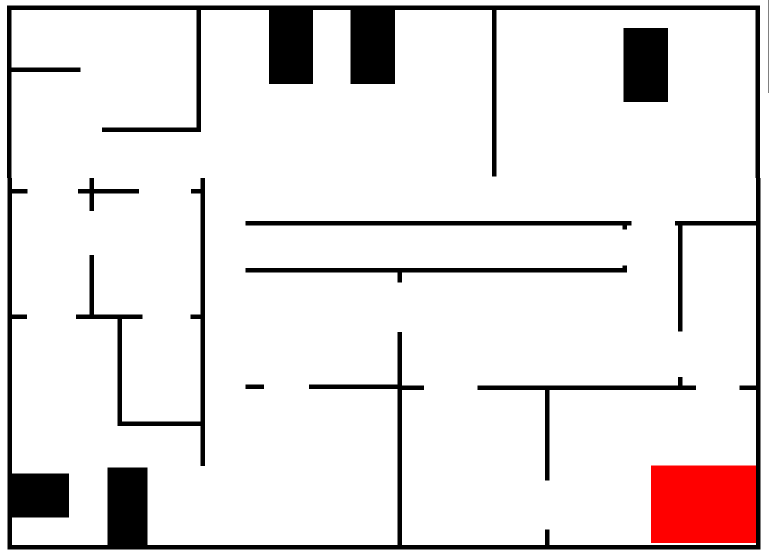
#> input picture map_data/A_map_mini_eval.png, 1540 x 1115 px, given in place of A_out.png.png, which was not available (shown at 1/2 size)
$ python A_fast_image_to_map.py
#> lines starting #> are read from the running program, lines starting #| are printed output that depends on the picture; after the words box and inside, x2 and y2 are one past the last pixel; in counts of white or black regions, pixels touching at a corner belong together; pictures that were not available may be replaced by others from this repository, and a replacement may not be noted
#> the answer given: out.png
#> further down, img is the input picture: shape (1115, 1540, 3); mean B, G, R 226.4, 226.4, 231.3
"""
This file is a modified copy of swarm rescue original code image_to_map.py
This file runs the ImageToMap.launch() code on a map provided in map_data folder
and imports the generated code to a new map
"""

import random

import cv2
import numpy as np

import shutil


class ImageToMap:
    def __init__(self, image_source: cv2.Mat, auto_resized: bool = True):
#> called with auto_resized = False
        self._img_src = image_source
        # cv2.imshow("image_source", self._img_src)
        # cv2.waitKey(0)

        img_hsv = cv2.cvtColor(self._img_src, cv2.COLOR_BGR2HSV)
#> img_hsv: shape (1115, 1540, 3); mean H, S, V 0, 4.8, 231.3
        # lower bound and upper bound for all color except black
        lower_bound = (0, 0, 100)
        upper_bound = (180, 255, 255)
        # find the colors within the boundaries
        mask_walls = cv2.inRange(img_hsv, lower_bound, upper_bound)
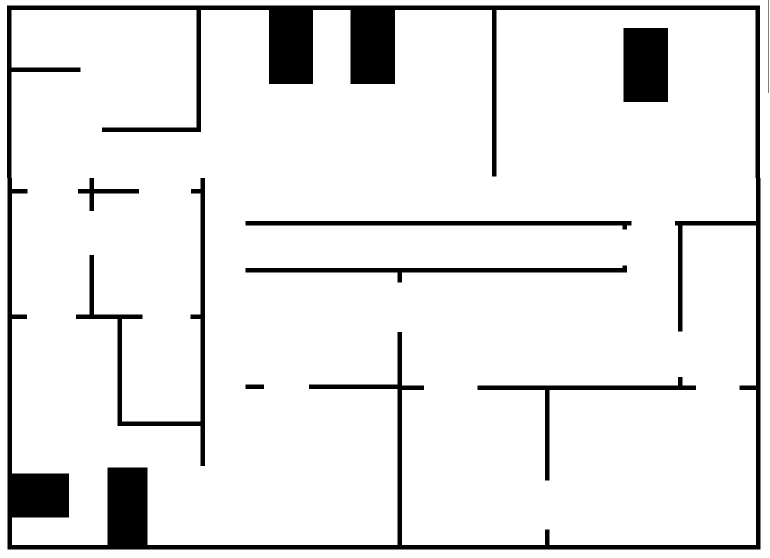
#> mask_walls: shape (1115, 1540) (shown at 1/2 size); 90.7% white; 9 black regions, largest, box (x1, y1, x2, y2) and area: (14, 11, 1521, 1099) 113446, (1247, 56, 1336, 204) 13172, (152, 356, 410, 932) 11142
        self._img_src_walls = cv2.bitwise_not(mask_walls)
        # cv2.imshow("mask_walls", self._img_src_bw)
        # cv2.waitKey(0)

        self._auto_resized = auto_resized

        self.height_map = 750
        self.width_map = 0
        self.factor = 1.0

        self.lines = []
        self.boxes = []

        # added
        self.wounded_persons_pos_text = ""
        self.txt_rescue1 = ""
        self.txt_rescue2 = ""

    def launch(self):
        self.compute_dim()
        self.img_to_segments()
        self.img_to_boxes()
        self.write_lines_and_boxes()
        self.detect_people()
        self.detect_rescue_center()

    def detect_people(self):
        # convert to hsv colorspace
        img_hsv = cv2.cvtColor(self._img_src, cv2.COLOR_BGR2HSV)

        # lower bound and upper bound for Green color
        lower_bound = (22, 93, 0)
        upper_bound = (45, 255, 255)
        # find the colors within the boundaries
        mask_people = cv2.inRange(img_hsv, lower_bound, upper_bound)

        # define kernel size
        kernel = np.ones((7, 7), np.uint8)

        # Remove unnecessary noise from mask
        mask_people = cv2.morphologyEx(mask_people, cv2.MORPH_CLOSE, kernel)
        mask_people = cv2.morphologyEx(mask_people, cv2.MORPH_OPEN, kernel)

        # Setup SimpleBlobDetector parameters.
        params = cv2.SimpleBlobDetector_Params()
        # Change thresholds
        params.filterByArea = True
        params.maxArea = 2000
        # Convexity = Area of the Blob / Area of its convex hull (max = 1 for convex shape)
        params.filterByConvexity = True
        params.minConvexity = 0.75
        # Circularity = 4 pi * Area / (perimeter)²  (max = 1 for circle)
        params.filterByCircularity = True
        params.minCircularity = 0.75

        # Set up the detector with default parameters.
        detector = cv2.SimpleBlobDetector_create(params)

        scaled_mask_people = 255 - (mask_people.astype(np.float32) * 255 / np.max(mask_people)).astype(np.uint8)
        # Detect blobs.
        keypoints = detector.detect(scaled_mask_people)

        # print("Code to add in map_xxx.py:")
        txt_people_position = "["  # modified from original swarm rescue code
        for i, keyPoint in enumerate(keypoints):
            x = self.factor * keyPoint.pt[0] - self.width_map / 2
            y = self.height_map / 2 - self.factor * keyPoint.pt[1]
            txt_people_position += "({0:.0f},{1:.0f})".format(x, y)
            if i < len(keypoints) - 1:
                txt_people_position += ", "
        txt_people_position += "]"
        # print(txt_people_position)
        self.wounded_persons_pos_text = txt_people_position

        # # Draw detected blobs as red circles.
        # # cv2.DRAW_MATCHES_FLAGS_DRAW_RICH_KEYPOINTS ensures the size of the circle corresponds to the size of blob
        # mask_people_rbg = cv2.cvtColor(mask_people, cv2.COLOR_GRAY2RGB)
        # im_with_keypoints = cv2.drawKeypoints(mask_people_rbg, keypoints, np.array([]), (0, 0, 255),
        #                                       cv2.DRAW_MATCHES_FLAGS_DRAW_RICH_KEYPOINTS)

        # Show keypoints
        # cv2.imshow("Keypoints", im_with_keypoints)
        # cv2.waitKey(0)

    def detect_rescue_center(self):
        # convert to hsv colorspace
        img_hsv = cv2.cvtColor(self._img_src, cv2.COLOR_BGR2HSV)

        # lower boundary RED color range values; Hue (0 - 10)
        lower1 = np.array([0, 100, 20])
        upper1 = np.array([10, 255, 255])

        # upper boundary RED color range values; Hue (160 - 180)
        lower2 = np.array([160, 100, 20])
        upper2 = np.array([179, 255, 255])

        lower_mask = cv2.inRange(img_hsv, lower1, upper1)
        upper_mask = cv2.inRange(img_hsv, lower2, upper2)

        mask_rescue_center = lower_mask + upper_mask

        # define kernel size
        kernel = np.ones((7, 7), np.uint8)

        # Remove unnecessary noise from mask
        mask_rescue_center = cv2.morphologyEx(mask_rescue_center, cv2.MORPH_CLOSE, kernel)
        mask_rescue_center = cv2.morphologyEx(mask_rescue_center, cv2.MORPH_OPEN, kernel)

        # find the contours
        contours, _ = cv2.findContours(mask_rescue_center, cv2.RETR_TREE, cv2.CHAIN_APPROX_SIMPLE)

        # take the first contour
        cnt = contours[0]

        # compute the bounding rectangle of the contour
        x_rec, y_rec, w_rec, h_rec = cv2.boundingRect(cnt)
        # [7 lines of commented-out code are left out]
        mask_rescue_center_rbg = cv2.cvtColor(mask_rescue_center, cv2.COLOR_GRAY2RGB)
        mask_rescue_center_rbg = cv2.drawContours(mask_rescue_center_rbg, [cnt], 0, (0, 255, 255), 2)

        # draw the bounding rectangle
        mask_rescue_center_rbg = cv2.rectangle(mask_rescue_center_rbg, (x_rec, y_rec), (x_rec + w_rec, y_rec + h_rec),
                                               (0, 255, 0), 2)

        # [8 lines of commented-out code are left out]
        x_rec *= self.factor
        y_rec *= self.factor
        h_rec *= self.factor
        w_rec *= self.factor
        x = x_rec + w_rec * 0.5 - self.width_map * 0.5
        y = self.height_map * 0.5 - (y_rec + h_rec * 0.5)
        self.txt_rescue1 = "        self._rescue_center = RescueCenter(size=({0:.0f},{1:.0f}))".format(w_rec, h_rec)  # modified from original swarm rescue code
        self.txt_rescue2 = "        self._rescue_center_pos = (({0:.0f},{1:.0f}), 0)".format(x, y)  # modified from original swarm rescue code
        # print(self.txt_rescue1)
        # print(self.txt_rescue2)

    def compute_dim(self):
        self.height_map = 750

        print("original dim map : ({}, {})".format(self._img_src_walls.shape[1], self._img_src_walls.shape[0]))
#| original dim map : (1540, 1115)
        print("auto_resized = {}".format(self._auto_resized))

        self.factor = self.height_map / self._img_src_walls.shape[0]
        if not self._auto_resized:
            self.factor = 1.0
            self.height_map = self._img_src_walls.shape[0]
        self.width_map = int(round(self.factor * self._img_src_walls.shape[1]))
        print("Used dim map : ({}, {}) with factor {}".format(self.width_map, self.height_map, self.factor))
#| Used dim map : (1540, 1115) with factor 1.0

        # print("Code to add in map_xxx.py:")
        # print("\tself._size_area = ({0:.0f},{1:.0f})".format(self.width_map, self.height_map))

    def img_to_segments(self):
        fld = cv2.ximgproc.createFastLineDetector(canny_aperture_size=7, do_merge=True)
        size_kernel = 9
        kernel = np.ones((size_kernel, size_kernel), np.uint8)
        img_erode = cv2.erode(self._img_src_walls, kernel, iterations=1)
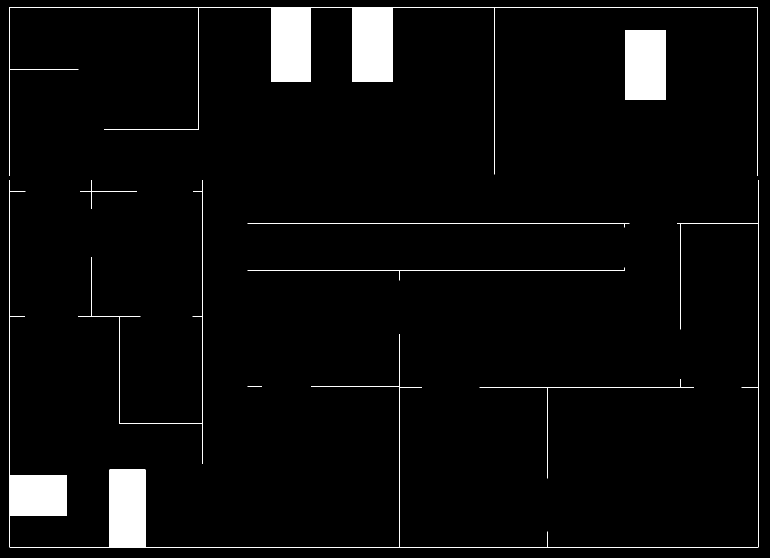
#> img_erode: shape (1115, 1540) (shown at 1/2 size); 3.9% white; 9 white regions, largest, box (x1, y1, x2, y2) and area: (18, 15, 1516, 352) 26902, (19, 360, 1517, 1095) 24392, (1251, 60, 1332, 200) 11340
        # cv2.imshow("img_erode", img_erode)

        self.lines = fld.detect(img_erode)
#> self.lines = 84 rows, first 6: [1516, 14.01, 19, 14.01], [21, 16, 541, 16.02], [621, 163, 621.1, 16], [623, 16, 704, 16], [785, 163, 785.1, 16], [787, 16.01, 1514, 16]
        result_img = fld.drawSegments(self._img_src_walls, self.lines)
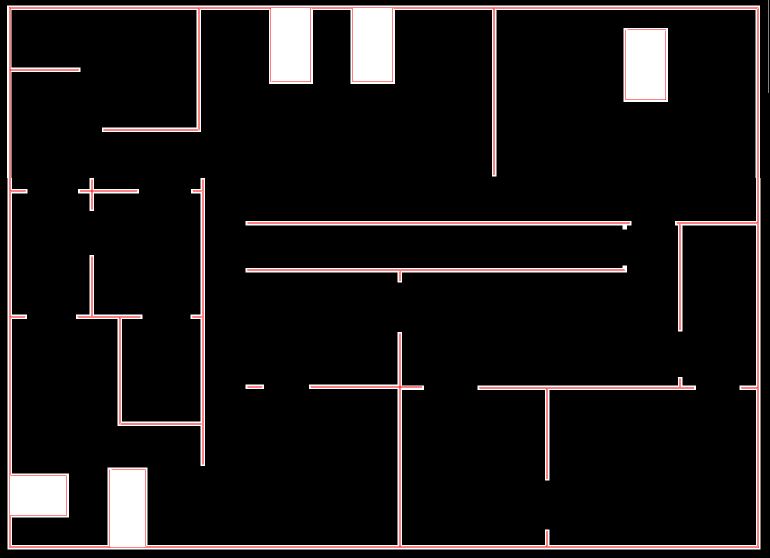
#> result_img: shape (1115, 1540, 3) (shown at 1/2 size); mean of channels 0, 1, 2 20.3, 20.3, 23.7; drawn as B, G, R
        # cv2.imshow("result_img", result_img)

        only_lines_image = np.zeros((self._img_src_walls.shape[0], self._img_src_walls.shape[1], 3), dtype=np.uint8)

        for line in self.lines:
            x0 = int(round(line[0][0]))
            y0 = int(round(line[0][1]))
            x1 = int(round(line[0][2]))
            y1 = int(round(line[0][3]))
            cv2.line(only_lines_image, (x0, y0), (x1, y1), (0, 0, 255), 1, cv2.LINE_4)
#> this loop made 84 passes
#> (x0, y0, x1, y1) on passes 4, 7, 9, 11, 12, 13, 14, 15: (623, 16, 704, 16), (396, 17, 396, 258), (543, 163, 620, 163), (706, 163, 784, 163), (987, 17, 987, 349), (398, 260, 398, 18), (207, 260, 396, 260), (989, 349, 989, 18)
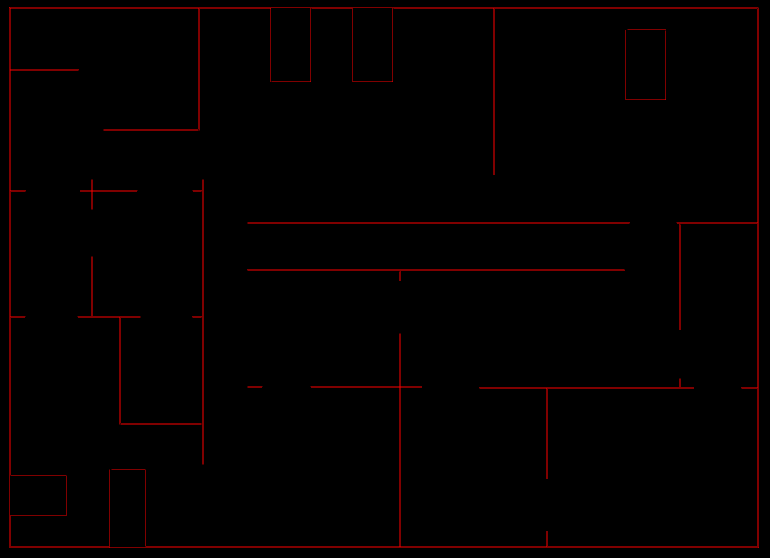
#> only_lines_image: shape (1115, 1540, 3) (shown at 1/2 size); mean of channels 0, 1, 2 0, 0, 3.4; drawn as B, G, R

        # [13 lines of commented-out code are left out]

    def img_to_boxes(self):
        size_kernel = 50
        kernel = np.ones((size_kernel, size_kernel), np.uint8)
        img_box = cv2.morphologyEx(self._img_src_walls, cv2.MORPH_OPEN, kernel)
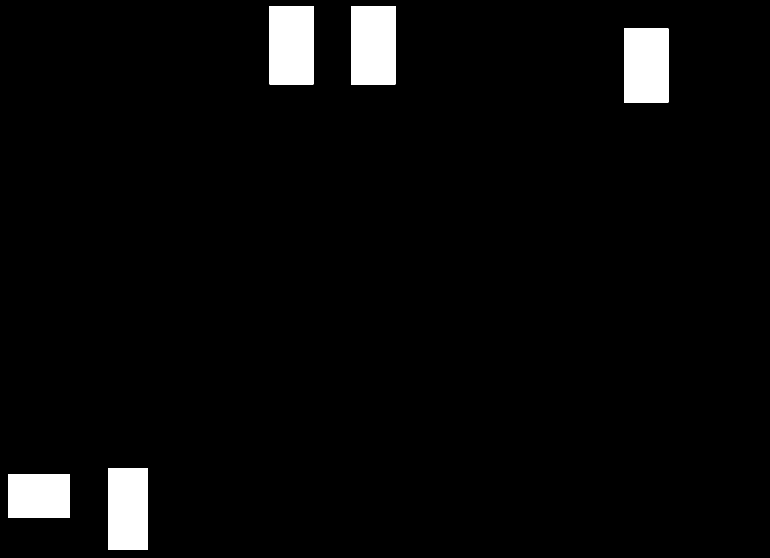
#> img_box: shape (1115, 1540) (shown at 1/2 size); 3.8% white; 5 white regions
        # cv2.imshow("img_box", img_box)
        thresh_value, thresh_img = cv2.threshold(src=img_box, thresh=127, maxval=255, type=0)
        contours, hierarchy = cv2.findContours(image=thresh_img, mode=cv2.RETR_LIST, method=cv2.CHAIN_APPROX_SIMPLE)
#> contours = 5 contours; box (x1, y1, x2, y2) and area: (702, 12, 791, 169) 13728, (539, 12, 627, 169) 13572, (1248, 57, 1337, 205) 12936, (216, 936, 296, 1100) 12877, (16, 948, 139, 1036) 10614
        # cv2.imshow("thresh_img_box", thresh_img)

        contours_poly = []
        self.boxes = []

        for i, curve in enumerate(contours):
            perimeter = cv2.arcLength(curve=curve, closed=True)
            approx_poly = cv2.approxPolyDP(curve=curve, epsilon=0.015 * perimeter, closed=True)
            box = cv2.boundingRect(approx_poly)
            # [13 lines of commented-out code are left out]

            if approx_poly.shape[0] == 4 and abs(cv2.contourArea(approx_poly)) > 300 and cv2.isContourConvex(
                    approx_poly):
                # print("approx_poly", approx_poly)
                contours_poly.append(approx_poly)
                self.boxes.append(box)
#> this loop made 5 passes
#> (perimeter, approx_poly, box) on passes 1 to 5: (418, [[16, 948], [16, 1035], [138, 1035], [138, 948]], (16, 948, 123, 88)), (484, [[216, 936], [216, 1099], [295, 1099], [295, 936]], (216, 936, 80, 164)), (470, [[1248, 57], [1248, 204], [1336, 204], [1336, 57]], (1248, 57, 89, 148)), (488, [[702, 12], [702, 168], [790, 168], [790, 12]], (702, 12, 89, 157)), (486, [[539, 12], [539, 168], [626, 168], [626, 12]], (539, 12, 88, 157))
#> after the loop, contours_poly has the same summary as contours; self.boxes = [(16, 948, 123, 88), (216, 936, 80, 164), (1248, 57, 89, 148), (702, 12, 89, 157), (539, 12, 88, 157)]
                # print("box", box)

        only_boxes_image = np.zeros((thresh_img.shape[0], thresh_img.shape[1], 3), dtype=np.uint8)

        for i in range(len(contours_poly)):
            color = (random.randint(0, 256), random.randint(0, 256), random.randint(0, 256))
            cv2.drawContours(only_boxes_image, contours_poly, i, color)
#> this loop made 5 passes
#> color on passes 1 to 5: (197, 215, 20), (132, 248, 207), (155, 244, 183), (111, 71, 144), (71, 48, 128)
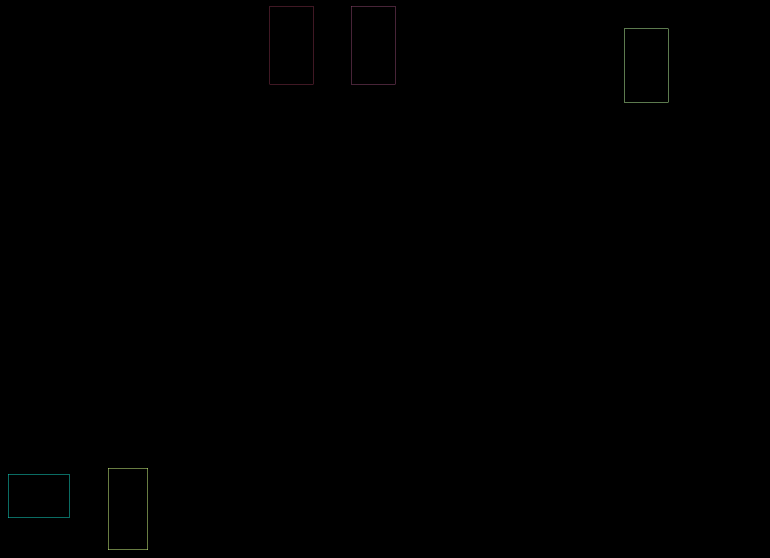
#> only_boxes_image: shape (1115, 1540, 3) (shown at 1/2 size); mean of channels 0, 1, 2 0.2, 0.2, 0.2; drawn as B, G, R
            # [16 lines of commented-out code are left out]

    def write_lines_and_boxes(self):
        f = open("generated_code.py", "w")

        f.write("\"\"\"\n")
        f.write("This file was generated by the tool 'image_to_map.py' in the directory tools.\n")
        f.write(
            "This tool permits to create this kind of file by providing it an image of the map we want to create.\n")
        f.write("\"\"\"\n\n")

        f.write("from spg_overlay.entities.normal_wall import NormalWall, NormalBox\n\n\n")

        f.write("# Dimension of the map : ({}, {})\n".format(self.width_map, self.height_map))

        f.write("# Dimension factor : {}\n".format(self.factor))

        f.write("def add_boxes(playground):\n")

        if len(self.boxes) != 0:
            for i, box in enumerate(self.boxes):
                x0 = self.factor * box[0]
                y0 = self.factor * box[1]
                width = self.factor * box[2]
                height = self.factor * box[3]

                xw = int(round(x0 - self.width_map / 2))
                yw = int(round(-y0 + self.height_map / 2))
                width_w = int(round(width))
                height_w = int(round(height))

                f.write("    # box {}\n".format(i))
                f.write("    box = NormalBox(up_left_point=({}, {}),\n".format(xw, yw))
                f.write("                    width={}, height={})\n".format(width_w, height_w))
                f.write("    playground.add(box, box.wall_coordinates)\n\n")
#> this loop made 5 passes
#> (x0, y0, width, height, xw, yw, width_w, height_w) on passes 1 to 5: (16, 948, 123, 88, -754, -390, 123, 88), (216, 936, 80, 164, -554, -378, 80, 164), (1248, 57, 89, 148, 478, 500, 89, 148), (702, 12, 89, 157, -68, 546, 89, 157), (539, 12, 88, 157, -231, 546, 88, 157)
        else:
            f.write("    pass\n\n")

        f.write("\n")
        f.write("def add_walls(playground):\n")

        # orient :
        #   horizontal = 0
        #   vertical = 1
        #   oblique = 2
        if len(self.lines) != 0:
            for i, line in enumerate(self.lines):
                x0 = self.factor * line[0][0]
                y0 = self.factor * line[0][1]
                x1 = self.factor * line[0][2]
                y1 = self.factor * line[0][3]

                orient = 2

                if abs(y0 - y1) < 2.0:
                    # horizontal
                    orient = 0
                    y0 = (y0 + y1) / 2
                    y1 = y0

                if abs(x0 - x1) < 2.0:
                    # vertical
                    orient = 1
                    x0 = (x0 + x1) / 2
                    x1 = x0

                # Correct orientation
                if orient == 0 and x0 > x1:  # horizontal
                    x0, x1 = x1, x0  # swap

                if orient == 1 and y0 > y1:  # vertical
                    y0, y1 = y1, y0  # swap

                if orient == 2 and x0 > x1:  # oblique
                    x0, x1 = x1, x0  # swap
                    y0, y1 = y1, y0  # swap

                # Correct size
                correction = 4
                if orient == 0:  # horizontal
                    x0 -= correction
                    x1 += correction

                if orient == 1:  # vertical
                    y0 -= correction
                    y1 += correction

                if orient == 2:  # oblique
                    x0 -= correction
                    x1 += correction
                    if y1 > y0:  # oblique
                        y0 -= correction
                        y1 += correction
                    else:
                        y1 -= correction
                        y0 += correction

                if orient == 0:
                    f.write("    # horizontal wall {}\n".format(i))
                elif orient == 1:
                    f.write("    # vertical wall {}\n".format(i))
                else:
                    f.write("    # oblique wall {}\n".format(i))

                xw0 = int(round(x0 - self.width_map / 2))
                yw0 = int(round(-y0 + self.height_map / 2))

                xw1 = int(round(x1 - self.width_map / 2))
                yw1 = int(round(-y1 + self.height_map / 2))

                f.write("    wall = NormalWall(pos_start=({}, {}),\n".format(xw0, yw0))
                f.write("                      pos_end=({}, {}))\n".format(xw1, yw1))
                f.write("    playground.add(wall, wall.wall_coordinates)\n\n")
#> this loop made 84 passes
#> (line, x0, y0, orient, xw0, yw0) on passes 1 to 6: ([[1516, 14.01, 19, 14.01]], 15, 14.01, 0, -755, 543), ([[21, 16, 541, 16.02]], 17, 16.01, 0, -753, 541), ([[621, 163, 621.1, 16]], 621, 12, 1, -149, 546), ([[623, 16, 704, 16]], 619, 16, 0, -151, 542), ([[785, 163, 785.1, 16]], 785, 12, 1, 15, 546), ([[787, 16.01, 1514, 16]], 783, 16.01, 0, 13, 541)
        else:
            f.write("    pass\n\n")

        f.close()

        print("nombre de boxes =", len(self.boxes))
#| nombre de boxes = 5
        print("nombre de lignes =", len(self.lines))
#| nombre de lignes = 84


map_name = input("!! Map name should be the name of the png map file in map_data folder without \"A_\" at beginning !!\nExemple : for \"A_map_inter_01.png\" file enter \"map_inter_01\"\nEnter map name : ")
img_path = "../../../map_data/A_" + map_name + ".png"

should_auto_resized = False
# img = cv2.imread(img_path, cv2.IMREAD_GRAYSCALE)
img = cv2.imread(img_path)
image_to_map = ImageToMap(image_source=img, auto_resized=should_auto_resized)
image_to_map.launch()
#> in detect_rescue_center, `mask_rescue_center_rbg = cv2.rectangle(mask_rescue_center_rbg, (x_rec,..`:
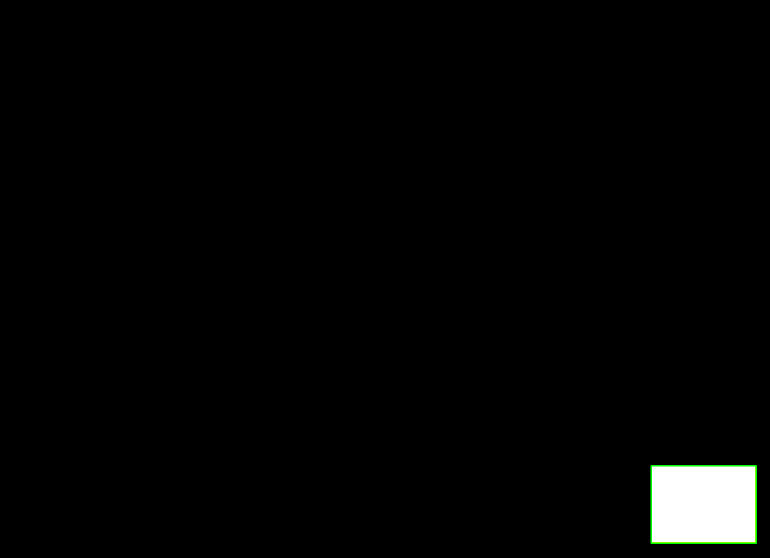
#> mask_rescue_center_rbg: shape (1115, 1540, 3) (shown at 1/2 size); mean B, G, R 4.6, 5, 4.7


#region copy generated walls file to maps folder
f_source = open("generated_code.py", "r")
f_dest = open("../maps/A_walls_" + map_name + ".py", "w")
commented_line = False
for line in f_source:
    if line[:3] == "\"\"\"":
        commented_line = not commented_line
        continue
    if not commented_line:
        f_dest.write(line)

f_source.close()
f_dest.close()

print("Walls file generated in \"../maps/A_walls_" + map_name + ".py\"")
#endregion

#region create map file from A_empty_map.py
#> (the run stopped early here; a loop or call above may not have finished)
